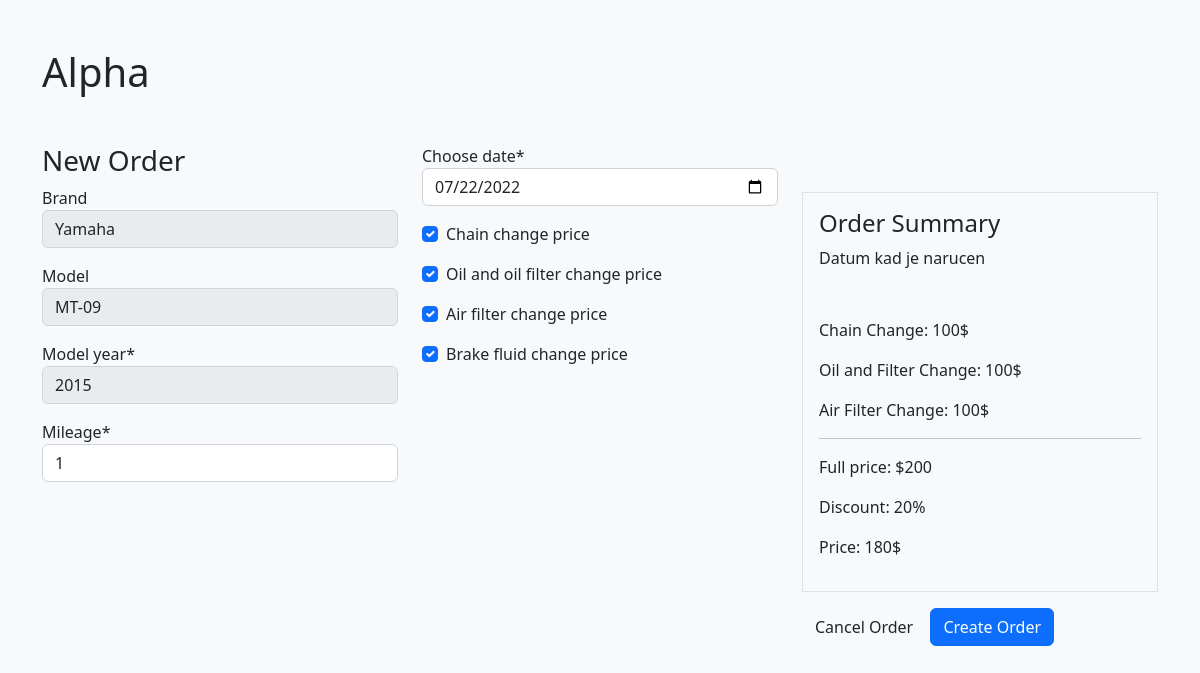
Page /my_orders/13/update (signed in) on the committed database.
### kodius/models.py (models this page shows, shortened)
class Order(models.Model):
    user = models.ForeignKey(User, on_delete=models.CASCADE)
    brand = models.ForeignKey(Brand, on_delete=models.SET_NULL, blank=True, null=True)
    model = models.ForeignKey(Model, on_delete=models.SET_NULL, blank=True, null=True)
    model_year = models.IntegerField(null=True)
    mileage = models.IntegerField(null=True)
    choose_date = models.DateField(null=True)
    chain_change_price = models.BooleanField(null=True, default=False)
    oil_and_oil_filter_change_price = models.BooleanField(null=True, default=False)
    air_filter_change_price = models.BooleanField(null=True, default=False)
    brake_fluid_change_price = models.BooleanField(null=True, default=False)
    order_status = models.BooleanField(null=True, default=True)

### kodius/views.py (the view, shortened to what this page needs)
# urls.py: path('my_orders/<int:pk>/update', OrderUpdateView.as_view(),
class OrderUpdateView(LoginRequiredMixin, UserPassesTestMixin, UpdateView):
    model: Order = Order
    template_name = 'kodius/update_form.html'
    form_class: OrderUpdateForm = OrderUpdateForm
    def test_func(self):
        order: Order = self.get_object()
        if self.request.user == order.user:
            return True
        return False

### kodius/forms.py (shortened to what this page needs)
class OrderUpdateForm(forms.ModelForm):
    class Meta:
        model = Order
        fields: list = [
            'brand',
            'model',
            'model_year',
            'mileage',
            'choose_date',
            'chain_change_price',
            'oil_and_oil_filter_change_price',
            'air_filter_change_price',
            'brake_fluid_change_price',
        ]
        widgets = {
            'choose_date': DateInput(),
            'chain_change_price': forms.CheckboxInput,
            'oil_and_oil_filter_change_price': forms.CheckboxInput,
            'air_filter_change_price': forms.CheckboxInput,
            'brake_fluid_change_price': forms.CheckboxInput,
        }
    def __init__(self, *args, **kwargs):
        super(OrderUpdateForm, self).__init__(*args, **kwargs)
        self.fields['brand'].disabled = True
        self.fields['model'].disabled = True
        self.fields['model_year'].disabled = True

### kodius/models.py (called while the page is built)
    def __str__(self):
        return self.name

    def __str__(self):
        return self.name

### kodius/templates/kodius/update_form.html (shortened to what this page needs)
<!doctype html>
{% load crispy_forms_tags %}
<html lang="en" xmlns="http://www.w3.org/1999/html">
  <head>
    <link rel="stylesheet" href="https://cdnjs.cloudflare.com/ajax/libs/tempusdominus-bootstrap-4/5.1.2/css/tempusdominus-bootstrap-4.min.css" />
    <link href="https://cdn.jsdelivr.net/npm/bootstrap@5.2.0-beta1/dist/css/bootstrap.min.css" rel="stylesheet">
  </head>
  <body class="bg-light">
  <div class="container mt-5">
      <h1>Alpha</h1>
  </div>
  <form method="POST" id="orderForm" data-models-url="{% url 'ajax_load_models' %}" class="mt-5">
    <div class="container">
      <div class="row">
        <div class="col-sm">
            <h3>New Order</h3>
          <div class="mb-3">
            {{ form.brand|as_crispy_field }}
          </div>
            <div class="mb-3">
                {{ form.model|as_crispy_field }}
            </div>
            <div class="mb-3">
                {{ form.model_year|as_crispy_field }}
            </div>
            <div class="mb-3">
                 {{ form.mileage|as_crispy_field }}
            </div>
        </div>
        <div class="col-sm">
          <div class="mb-3">
             {{ form.choose_date|as_crispy_field }}
          </div>
            <div class="mb-3">
                 {{ form.chain_change_price|as_crispy_field }}
            </div>
            <div class="mb-3">
                 {{ form.oil_and_oil_filter_change_price|as_crispy_field }}
            </div>
            <div class="mb-3">
                 {{ form.air_filter_change_price|as_crispy_field }}
            </div>
            <div class="mb-3">
                  {{ form.brake_fluid_change_price|as_crispy_field }}
            </div>
        </div>
        <div class="col-sm">
            <div class="mb-3">
                <div class="container border mt-5 p-3">
                    <h4>Order Summary</h4>
                    <p>Datum kad je narucen</p>
                    <div class="mt-5">
                        <p>Chain Change: 100$</p>
                        <p>Oil and Filter Change: 100$</p>
                        <p>Air Filter Change: 100$</p>
                        <hr>
                        <p>Full price: $200</p>
                        <p>Discount: 20%</p>
                        <p>Price: 180$</p>
                    </div>
                </div>
            </div>
          <div class="mb-3">
              <button type="submit" name="cancel_order" class="btn">Cancel Order</button>
              <button type="submit" class="btn btn-primary">Create Order</button>
          </div>
        </div>
      </div>
    </div>
  </form>
  </body>
</html>

### rows in the picture
Order: brand "Yamaha", model "MT-09", model_year "2015", mileage "1", choose_date "07/22/2022", chain_change_price "☑", oil_and_oil_filter_change_price "☑", air_filter_change_price "☑", brake_fluid_change_price "☑"
